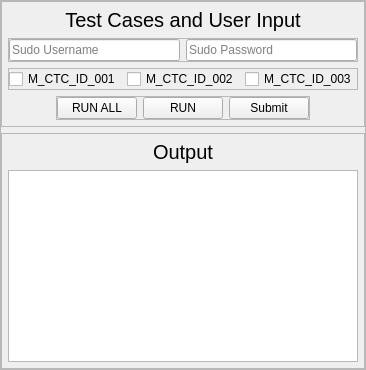
                  <widget class="QWidget" name="Module1">
                   <layout class="QHBoxLayout" name="horizontalLayout_15">
                    <property name="leftMargin">
                     <number>0</number>
                    </property>
                    <property name="topMargin">
                     <number>0</number>
                    </property>
                    <property name="rightMargin">
                     <number>0</number>
                    </property>
                    <property name="bottomMargin">
                     <number>0</number>
                    </property>
                    <item>
                     <widget class="QFrame" name="subMod1">
                      <property name="frameShape">
                       <enum>QFrame::StyledPanel</enum>
                      </property>
                      <property name="frameShadow">
                       <enum>QFrame::Raised</enum>
                      </property>
                      <layout class="QVBoxLayout" name="verticalLayout_4">
                       <property name="leftMargin">
                        <number>0</number>
                       </property>
                       <property name="topMargin">
                        <number>0</number>
                       </property>
                       <property name="rightMargin">
                        <number>0</number>
                       </property>
                       <property name="bottomMargin">
                        <number>0</number>
                       </property>
                       <item>
                        <widget class="QFrame" name="InputFrame">
                         <property name="styleSheet">
                          <string notr="true"/>
                         </property>
                         <property name="frameShape">
                          <enum>QFrame::StyledPanel</enum>
                         </property>
                         <property name="frameShadow">
                          <enum>QFrame::Raised</enum>
                         </property>
                         <layout class="QVBoxLayout" name="verticalLayout_37">
                          <property name="leftMargin">
                           <number>6</number>
                          </property>
                          <property name="topMargin">
                           <number>6</number>
                          </property>
                          <property name="rightMargin">
                           <number>6</number>
                          </property>
                          <property name="bottomMargin">
                           <number>6</number>
                          </property>
                          <item>
                           <widget class="QLabel" name="InputLabel">
                            <property name="font">
                             <font>
                              <pointsize>15</pointsize>
                             </font>
                            </property>
                            <property name="text">
                             <string>Test Cases and User Input</string>
                            </property>
                            <property name="alignment">
                             <set>Qt::AlignCenter</set>
                            </property>
                           </widget>
                          </item>
                          <item>
                           <widget class="QFrame" name="frame_11">
                            <property name="frameShape">
                             <enum>QFrame::StyledPanel</enum>
                            </property>
                            <property name="frameShadow">
                             <enum>QFrame::Raised</enum>
                            </property>
                            <layout class="QHBoxLayout" name="horizontalLayout_14">
                             <property name="leftMargin">
                              <number>0</number>
                             </property>
                             <property name="topMargin">
                              <number>0</number>
                             </property>
                             <property name="rightMargin">
                              <number>0</number>
                             </property>
                             <property name="bottomMargin">
                              <number>0</number>
                             </property>
                             <item>
                              <widget class="QLineEdit" name="input1">
                               <property name="placeholderText">
                                <string>Sudo Username</string>
                               </property>
                              </widget>
                             </item>
                             <item>
                              <widget class="QLineEdit" name="input">
                               <property name="placeholderText">
                                <string>Sudo Password</string>
                               </property>
                              </widget>
                             </item>
                            </layout>
                           </widget>
                          </item>
                          <item>
                           <widget class="QFrame" name="frame_1">
                            <property name="frameShape">
                             <enum>QFrame::StyledPanel</enum>
                            </property>
                            <property name="frameShadow">
                             <enum>QFrame::Raised</enum>
                            </property>
                            <layout class="QHBoxLayout" name="horizontalLayout_13">
                             <property name="leftMargin">
                              <number>0</number>
                             </property>
                             <property name="topMargin">
                              <number>0</number>
                             </property>
                             <property name="rightMargin">
                              <number>0</number>
                             </property>
                             <property name="bottomMargin">
                              <number>0</number>
                             </property>
                             <item>
                              <widget class="QCheckBox" name="TC_001">
                               <property name="enabled">
                                <bool>true</bool>
                               </property>
                               <property name="font">
                                <font>
                                 <kerning>true</kerning>
                                </font>
                               </property>
                               <property name="autoFillBackground">
                                <bool>false</bool>
                               </property>
                               <property name="styleSheet">
                                <string notr="true"/>
                               </property>
                               <property name="text">
                                <string>M_CTC_ID_001</string>
                               </property>
                               <property name="checkable">
                                <bool>true</bool>
                               </property>
                               <property name="checked">
                                <bool>false</bool>
                               </property>
                               <property name="autoRepeat">
                                <bool>false</bool>
                               </property>
                               <property name="autoExclusive">
                                <bool>false</bool>
                               </property>
                               <property name="tristate">
                                <bool>false</bool>
                               </property>
                              </widget>
                             </item>
                             <item>
                              <widget class="QCheckBox" name="TC_002">
                               <property name="text">
                                <string>M_CTC_ID_002</string>
                               </property>
                              </widget>
                             </item>
                             <item>
                              <widget class="QCheckBox" name="TC_003">
                               <property name="text">
                                <string>M_CTC_ID_003</string>
                               </property>
                              </widget>
                             </item>
                            </layout>
                           </widget>
                          </item>
                          <item alignment="Qt::AlignHCenter">
                           <widget class="QFrame" name="buttons">
                            <property name="frameShape">
                             <enum>QFrame::StyledPanel</enum>
                            </property>
                            <property name="frameShadow">
                             <enum>QFrame::Raised</enum>
                            </property>
                            <layout class="QHBoxLayout" name="horizontalLayout_4">
                             <property name="leftMargin">
                              <number>0</number>
                             </property>
                             <property name="topMargin">
                              <number>0</number>
                             </property>
                             <property name="rightMargin">
                              <number>0</number>
                             </property>
                             <property name="bottomMargin">
                              <number>0</number>
                             </property>
                             <item>
                              <widget class="QPushButton" name="run_123">
                               <property name="text">
                                <string>RUN ALL</string>
                               </property>
                               <property name="icon">
                                <iconset resource="resource.qrc">
                                 <normaloff>:/icons/icons/play-circle.svg</normaloff>:/icons/icons/play-circle.svg</iconset>
                               </property>
                              </widget>
                             </item>
                             <item>
                              <widget class="QPushButton" name="runButton">
                               <property name="text">
                                <string>RUN</string>
                               </property>
                               <property name="icon">
                                <iconset resource="resource.qrc">
                                 <normaloff>:/icons/icons/play.svg</normaloff>:/icons/icons/play.svg</iconset>
                               </property>
                              </widget>
                             </item>
                             <item>
                              <widget class="QPushButton" name="submitBtn">
                               <property name="text">
                                <string>Submit</string>
                               </property>
                               <property name="icon">
                                <iconset resource="resource.qrc">
                                 <normaloff>:/icons/icons/zap.svg</normaloff>:/icons/icons/zap.svg</iconset>
                               </property>
                              </widget>
                             </item>
                            </layout>
                           </widget>
                          </item>
                         </layout>
                        </widget>
                       </item>
                       <item>
                        <widget class="QFrame" name="OutputFrame">
                         <property name="styleSheet">
                          <string notr="true"/>
                         </property>
                         <property name="frameShape">
                          <enum>QFrame::StyledPanel</enum>
                         </property>
                         <property name="frameShadow">
                          <enum>QFrame::Raised</enum>
                         </property>
                         <layout class="QVBoxLayout" name="verticalLayout_6">
                          <property name="leftMargin">
                           <number>6</number>
                          </property>
                          <property name="topMargin">
                           <number>6</number>
                          </property>
                          <property name="rightMargin">
                           <number>6</number>
                          </property>
                          <property name="bottomMargin">
                           <number>6</number>
                          </property>
                          <item>
                           <widget class="QLabel" name="outputLabel">
                            <property name="font">
                             <font>
                              <pointsize>15</pointsize>
                             </font>
                            </property>
                            <property name="text">
                             <string>Output</string>
                            </property>
                            <property name="alignment">
                             <set>Qt::AlignCenter</set>
                            </property>
                           </widget>
                          </item>
                          <item>
                           <widget class="QTextEdit" name="consoleEdit"/>
                          </item>
                         </layout>
                        </widget>
                       </item>
                      </layout>
                     </widget>
                    </item>
                   </layout>
                  </widget>
